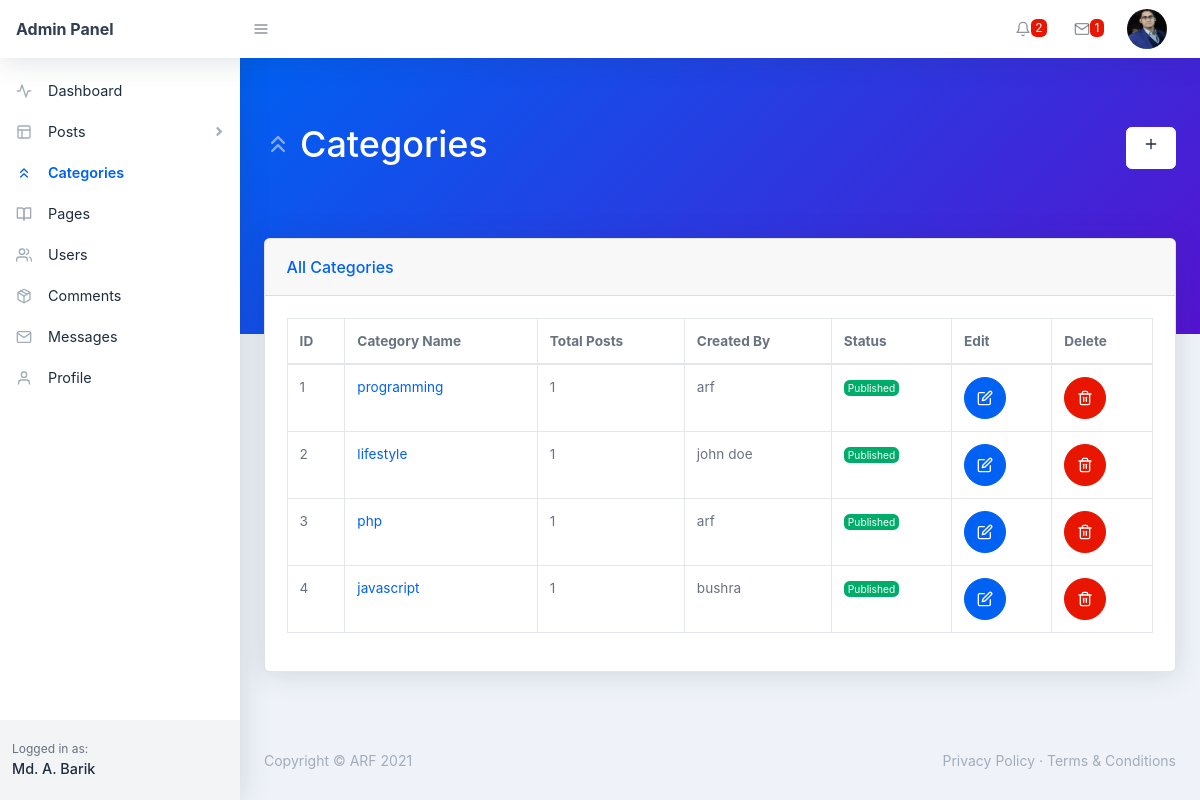
The app's page /backend/categories.php (signed in) with its own data.
### tables this page shows
CREATE TABLE `users` (
  `user_id` int(11) NOT NULL,
  `user_name` varchar(255) NOT NULL,
  `user_nickname` varchar(255) NOT NULL,
  `user_email` varchar(255) NOT NULL,
  `user_password` varchar(255) NOT NULL,
  `user_photo` text NOT NULL,
  `registered_on` varchar(255) NOT NULL,
  `user_role` varchar(255) NOT NULL DEFAULT 'Subscriber'
);

CREATE TABLE `categories` (
  `category_id` int(11) NOT NULL,
  `category_name` varchar(255) NOT NULL,
  `category_total_posts` int(11) NOT NULL,
  `total_post_views` int(11) NOT NULL,
  `category_status` varchar(11) NOT NULL DEFAULT 'Published',
  `created_on` varchar(255) NOT NULL,
  `created_by` varchar(155) NOT NULL
);

### backend/categories.php (the view, shortened to what this page needs)
<?php require_once('./includes/header.php'); ?>
    <body class="nav-fixed">
         <?php require_once('./includes/top-navbar.php'); ?>
        <div id="layoutSidenav">
            <div id="layoutSidenav_nav">
                <?php
                    require_once("./includes/left-sidebar.php");
                ?>
            </div>
            <div id="layoutSidenav_content">
                <main>
                    <div class="page-header pb-10 page-header-dark bg-gradient-primary-to-secondary">
                        <div class="container-fluid">
                            <div class="page-header-content d-flex align-items-center justify-content-between text-white">
                                <h1 class="page-header-title">
                                    <div class="page-header-icon"><i data-feather="chevrons-up"></i></div>
                                    <span>Categories</span>
                                </h1>
                                <a href="new-category.php" title="Add new category" class="btn btn-white">
                                    <div class="page-header-icon"><i data-feather="plus"></i></div>
                                </a>
                            </div>
                        </div>
                    </div>
                    <div class="container-fluid mt-n10">
                        <div class="card mb-4">
                            <div class="card-header">All Categories</div>
                            <div class="card-body">
                                <div class="datatable table-responsive">
                                    <table class="table table-bordered table-hover" id="dataTable" width="100%" cellspacing="0">
                                        <thead>
                                            <tr>
                                                <th>ID</th>
                                                <th>Category Name</th>
                                                <th>Total Posts</th>
                                                <th>Created By</th>
                                                <th>Status</th>
                                                <th>Edit</th>
                                                <th>Delete</th>
                                            </tr>
                                        </thead>
                                        <tbody>
                                             <?php
                                                $sql = "SELECT * FROM categories";
                                                $stmt = $pdo->prepare($sql);
                                                $stmt->execute();
                                                while($categories = $stmt->fetch(PDO::FETCH_ASSOC)) {
                                                    $category_id = $categories['category_id'];
                                                    $category_name = $categories['category_name'];
                                                    $category_total_posts = $categories['category_total_posts'];
                                                    $category_status = $categories['category_status'];
                                                    $created_by = $categories['created_by']; ?>
                                                    <tr>
                                                        <td><?php echo $category_id; ?></td>
                                                        <td>
                                                            <?php
                                                                if($category_total_posts == 0) { ?>
                                                                    <?php echo $category_name; ?>
                                                               <?php } else { ?>
                                                                    <a href="../categories.php?category_id=<?php echo $category_id; ?>&category_name=<?php echo $category_name; ?>" target="_blank">
                                                                        <?php echo $category_name; ?>
                                                                    </a>
                                                              <?php }
                                                            ?>
                                                        </td>
                                                        <td><?php echo $category_total_posts; ?></td>
                                                        <td><?php echo $created_by; ?></td>
                                                        <td>
                                                            <?php
                                                                if($category_status == 'Published') { ?>
                                                                    <div class="badge badge-success"><?php echo $category_status; ?></div>
                                                               <?php } else { ?>
                                                                    <div class="badge badge-warning"><?php echo $category_status; ?></div>
                                                               <?php }
                                                            ?>
                                                        </td>
                                                        <td>
                                                            <form action="edit-category.php" method="POST">
                                                                <button name="edit" type="submit" class="btn btn-blue btn-icon"><i data-feather="edit"></i></button>
                                                            </form>
                                                        </td>
                                                        <td>
                                                            <?php
                                                                if($category_total_posts == 0) { ?>
                                                                    <form action="categories.php" method="POST">
                                                                        <input type="hidden" name="id" value="<?php echo $category_id; ?>" />
                                                                        <button name="delete-category" class="btn btn-red btn-icon"><i data-feather="trash-2"></i></button>
                                                                    </form>
                                                                <?php } else { ?>
                                                                    <button title="You can't delete category having a post!" name="delete-category" class="btn btn-red btn-icon"><i data-feather="trash-2"></i></button>
                                                                <?php }
                                                            ?>
                                                        </td>
                                                    </tr>
                                                <?php }
                                            ?>
                                        </tbody>
                                    </table>
                                </div>
                            </div>
                        </div>
                    </div>
                </main>
<?php require_once('./includes/footer.php'); ?>

### backend/includes/top-navbar.php (shortened to what this page needs)
<nav class="topnav navbar navbar-expand shadow navbar-light bg-white" id="sidenavAccordion">
    <a class="navbar-brand d-none d-sm-block" href="index.php">Admin Panel</a><button class="btn btn-icon btn-transparent-dark order-1 order-lg-0 mr-lg-2" id="sidebarToggle" href="#"><i data-feather="menu"></i></button>
    <ul class="navbar-nav align-items-center ml-auto">
        <li class="nav-item dropdown no-caret mr-3 dropdown-notifications">
            <a class="btn btn-icon btn-transparent-dark dropdown-toggle" id="navbarDropdownAlerts" href="#" role="button" data-toggle="dropdown" aria-haspopup="true" aria-expanded="false">
                <i data-feather="bell"></i>
                <span class="badge badge-red">2</span>
            </a>
        </li>
        <li class="nav-item dropdown no-caret mr-3 dropdown-notifications">
            <a class="btn btn-icon btn-transparent-dark dropdown-toggle" id="navbarDropdownMessages" href="#" role="button" data-toggle="dropdown" aria-haspopup="true" aria-expanded="false">
                <i data-feather="mail"></i>
                <span class="badge badge-red">1</span>
            </a>
        </li>
        <?php
            if(isset($_COOKIE['_uid_'])) {
                $user_id = base64_decode($_COOKIE['_uid_']);
            } else if(isset($_SESSION['user_id'])) {
                $user_id = $_SESSION['user_id'];
            } else {
                $user_id = -1;
            }
            $sql = "SELECT * FROM users WHERE user_id = :id";
            $stmt = $pdo->prepare($sql);
            $stmt->execute([
                ':id' => $user_id
            ]);
            $user = $stmt->fetch(PDO::FETCH_ASSOC);
            $user_photo = $user['user_photo'];
        ?>
        <li class="nav-item dropdown no-caret mr-3 dropdown-user">
            <a class="btn btn-icon btn-transparent-dark dropdown-toggle" id="navbarDropdownUserImage" href="javascript:void(0);" role="button" data-toggle="dropdown" aria-haspopup="true" aria-expanded="false"><img class="img-fluid" src="./assets/img/<?php echo $user_photo; ?>"/></a>
        </li>
    </ul>
</nav>

### records on screen
users: user_photo (picture)
categories: category_id "1", category_name "programming", category_total_posts "1", created_by "arf", category_status "Published"
categories: category_id "2", category_name "lifestyle", category_total_posts "1", created_by "john doe", category_status "Published"
categories: category_id "3", category_name "php", category_total_posts "1", created_by "arf", category_status "Published"
categories: category_id "4", category_name "javascript", category_total_posts "1", created_by "bushra", category_status "Published"
